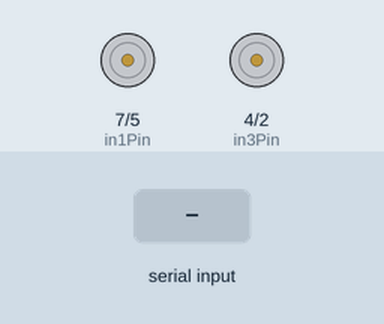
Recording of a sketch running on a simulated Arduino Uno, built with avr-gcc and run on an emulated ATmega328P. Shown: motor-driver pin pairs drawn as motors (green arrow = first pin HIGH = forward, orange = second pin HIGH = backward, longer = more drive, scaled by the enable pin). The inputs (shaded band) are chosen by the test bench.

Above: at 1.2 s.
1.3 s: "F" received over Serial
At 2.5 s:
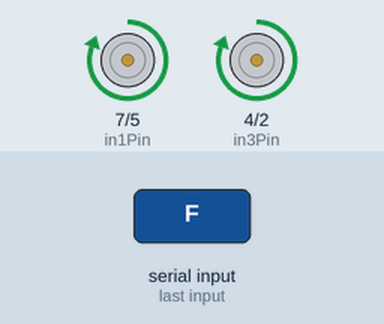
2.8 s: "B" received over the second serial link
At 3.8 s:
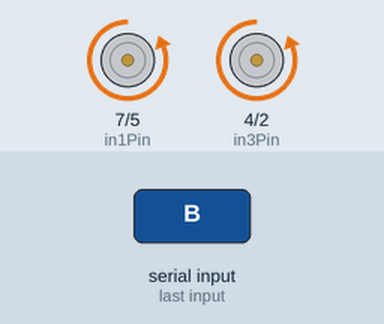
4.3 s: "L" received over Serial
At 4.9 s:
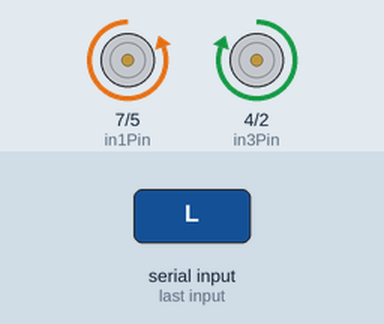
5.8 s: "R" received over the second serial link
At 6.1 s:
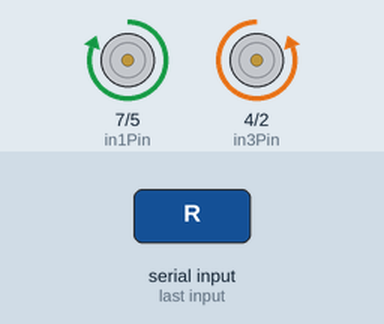
7.3 s: "F" received over the second serial link
At 8.4 s:
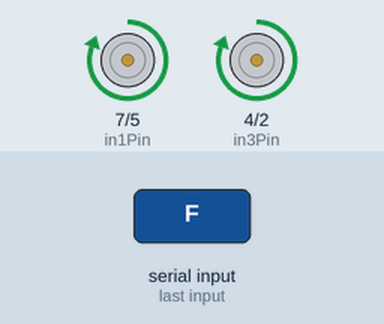
8.8 s: "L" received over the second serial link
At 9.5 s:
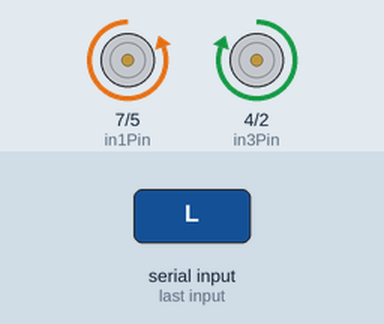
Timing chart, 0 to 11.3 s (numbered marks = the images above; inputs shaded):
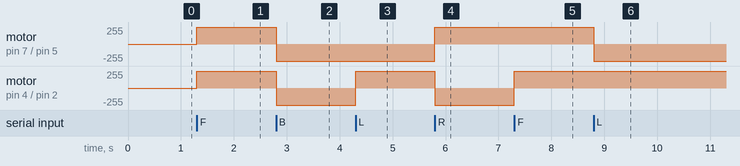

Measured:
- after the input at 1.3 s, motor on pin 7 (in1Pin) / pin 5 (in2Pin), motor on pin 4 (in3Pin) / pin 2 (in4Pin): stopped → forward 255/255 at once
- after the input at 2.8 s, motor on pin 7 (in1Pin) / pin 5 (in2Pin), motor on pin 4 (in3Pin) / pin 2 (in4Pin): forward 255/255 → backward 255/255 at once
- after the input at 4.3 s, motor on pin 4 (in3Pin) / pin 2 (in4Pin): backward 255/255 → forward 255/255 at once
- after the input at 5.8 s, motor on pin 7 (in1Pin) / pin 5 (in2Pin): backward 255/255 → forward 255/255 at once; motor on pin 4 (in3Pin) / pin 2 (in4Pin): forward 255/255 → backward 255/255 at once
- after the input at 7.3 s, motor on pin 4 (in3Pin) / pin 2 (in4Pin): backward 255/255 → forward 255/255 at once
- after the input at 8.8 s, motor on pin 7 (in1Pin) / pin 5 (in2Pin): forward 255/255 → backward 255/255 at once

The sketch:

four_wheels_bluetooth_controlled.ino
```cpp
#include <Arduino.h>
#include <SoftwareSerial.h>

SoftwareSerial BTSerial(10, 11);

const int enAPin = 6, in1Pin = 7, in2Pin = 5, in3Pin = 4, in4Pin = 2, enBPin = 3;

void setup() {
    pinMode(enAPin, OUTPUT);
    pinMode(in1Pin, OUTPUT);
    pinMode(in2Pin, OUTPUT);
    pinMode(in3Pin, OUTPUT);
    pinMode(in4Pin, OUTPUT);
    pinMode(enBPin, OUTPUT);
    Serial.begin(9600);
    BTSerial.begin(9600);
}

void loop() {
    if (Serial.available()) processCommand(Serial.read());
    if (BTSerial.available()) processCommand(BTSerial.read());
}

void processCommand(char command) {
    int speed = 255;
    switch (command) {
        case 'F': moveMotors(HIGH, LOW, HIGH, LOW, speed); break;
        case 'B': moveMotors(LOW, HIGH, LOW, HIGH, speed); break;
        case 'L': moveMotors(LOW, HIGH, HIGH, LOW, speed); break;
        case 'R': moveMotors(HIGH, LOW, LOW, HIGH, speed); break;
        case 'S': stopMotors(); break;
    }
}

void moveMotors(int in1, int in2, int in3, int in4, int speed) {
    digitalWrite(in1Pin, in1);
    digitalWrite(in2Pin, in2);
    digitalWrite(in3Pin, in3);
    digitalWrite(in4Pin, in4);
    analogWrite(enAPin, speed);
    analogWrite(enBPin, speed);
}

void stopMotors() {
    digitalWrite(in1Pin, LOW);
    digitalWrite(in2Pin, LOW);
    digitalWrite(in3Pin, LOW);
    digitalWrite(in4Pin, LOW);
    analogWrite(enAPin, 0);
    analogWrite(enBPin, 0);
}
```
